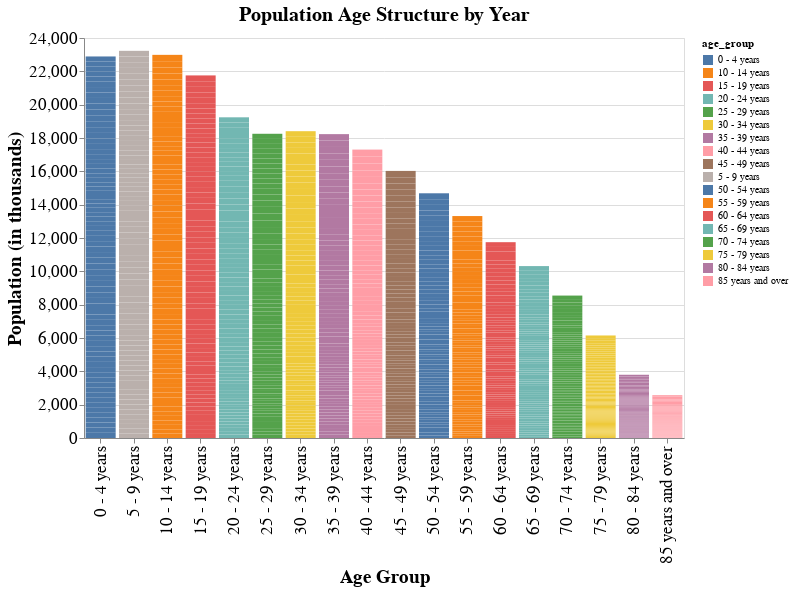

This figure's notebook cell:
### Markdown cell above
# Visualising age structure across time

As altair operates on long_form data we use df_narrow_long

### Code cell
# Filter the DataFrame for 'Both sexes'
df_both_sexes = df_narrow_long[df_narrow_long['sex'] == 'Both sexes']



# Define the list of years for the slider
years = [1950, 1955, 1960, 1965, 1970, 1975, 1980, 1985, 1990, 1995, 2000, 2005, 2010, 2015, 2020, 2021, 2022, 2023]

# Create a slider selection for the year
slider = alt.binding_range(min=min(years), max=max(years), step=1, name='Year:')
select_year = alt.selection_single(fields=['year'], bind=slider)

# Create the Altair chart
chart = alt.Chart(df_both_sexes).mark_bar().encode(
    x=alt.X('age_group:N', title='Age Group', sort=narrow_ages),
    y=alt.Y('value:Q', title='Population (in thousands)'),
    tooltip=[alt.Tooltip('age_group:N', title='Age Group'), alt.Tooltip('value:Q', title='Population')],
    color='age_group:N'
).add_selection(
    select_year
).transform_filter(
    select_year
).properties(
    title='Population Age Structure by Year',
    width=600,
    height=400
)
# Configure title and label font sizes
chart = chart.configure_title(fontSize=20) \
              .configure_axis(
                  labelFontSize=17,
                  titleFontSize=19
              )
chart

### Figure 1 — Vega specification as saved in the notebook (floating-point values rounded to 4 significant figures; data arrays with more than 128 entries replaced by an {"elided": "..."} marker saying what was removed)
{"$schema": "https://vega.github.io/schema/vega/v5.json", "data": [{"name": "_server_source_0", "values": {"elided": "1332 records"}}, {"name": "param_2_store"}, {"name": "source_0", "source": "_server_source_0", "transform": [{"type": "filter", "expr": "!length(data(\"param_2_store\")) || vlSelectionTest(\"param_2_store\", datum)"}, {"type": "formula", "expr": "datum[\"age_group\"]===\"0 - 4 years\" ? 0 : datum[\"age_group\"]===\"5 - 9 years\" ? 1 : datum[\"age_group\"]===\"10 - 14 years\" ? 2 : datum[\"age_group\"]===\"15 - 19 years\" ? 3 : datum[\"age_group\"]===\"20 - 24 years\" ? 4 : datum[\"age_group\"]===\"25 - 29 years\" ? 5 : datum[\"age_group\"]===\"30 - 34 years\" ? 6 : datum[\"age_group\"]===\"35 - 39 years\" ? 7 : datum[\"age_group\"]===\"40 - 44 years\" ? 8 : datum[\"age_group\"]===\"45 - 49 years\" ? 9 : datum[\"age_group\"]===\"50 - 54 years\" ? 10 : datum[\"age_group\"]===\"55 - 59 years\" ? 11 : datum[\"age_group\"]===\"60 - 64 years\" ? 12 : datum[\"age_group\"]===\"65 - 69 years\" ? 13 : datum[\"age_group\"]===\"70 - 74 years\" ? 14 : datum[\"age_group\"]===\"75 - 79 years\" ? 15 : datum[\"age_group\"]===\"80 - 84 years\" ? 16 : datum[\"age_group\"]===\"85 years and over\" ? 17 : 18", "as": "x_age_group_sort_index"}, {"type": "project", "fields": ["age_group", "value", "x_age_group_sort_index"]}]}, {"name": "data_0", "source": "source_0", "transform": [{"type": "stack", "field": "value", "groupby": ["age_group"], "sort": {"field": [], "order": []}, "as": ["value_start", "value_end"], "offset": "zero"}, {"type": "filter", "expr": "isValid(datum[\"value\"]) && isFinite(+datum[\"value\"])"}, {"type": "project", "fields": ["age_group", "value", "value_end", "value_start"]}]}, {"name": "source_0_x_domain_age_group", "source": "source_0", "transform": [{"type": "aggregate", "groupby": ["age_group"], "fields": ["x_age_group_sort_index"], "ops": ["min"], "as": ["sort_field"]}, {"type": "project", "fields": ["age_group", "sort_field"]}]}, {"name": "data_0_color_domain_age_group", "source": "data_0", "transform": [{"type": "aggregate", "groupby": ["age_group"], "fields": [], "ops": [], "as": []}, {"type": "formula", "expr": "datum['age_group']", "as": "sort_field"}, {"type": "project", "fields": ["age_group"]}]}], "signals": [{"name": "unit", "value": {}, "on": [{"events": "pointermove", "update": "isTuple(group()) ? group() : unit"}]}, {"name": "param_2_year", "value": null, "bind": {"input": "range", "max": 2023, "min": 1950, "name": "Year:", "step": 1}}, {"name": "param_2", "update": "vlSelectionResolve(\"param_2_store\", \"union\", true, true)"}, {"name": "param_2_tuple", "update": "param_2_year !== null ? {fields: param_2_tuple_fields, values: [param_2_year]} : null"}, {"name": "param_2_tuple_fields", "value": [{"type": "E", "field": "year"}]}, {"name": "param_2_modify", "on": [{"events": {"signal": "param_2_tuple"}, "update": "modify(\"param_2_store\", param_2_tuple, true)"}]}], "marks": [{"type": "rect", "name": "marks", "from": {"data": "data_0"}, "encode": {"update": {"width": {"signal": "max(0.25, bandwidth('x'))"}, "y2": {"field": "value_start", "scale": "y"}, "description": {"signal": "\"Age Group: \" + (isValid(datum[\"age_group\"]) ? datum[\"age_group\"] : \"\"+datum[\"age_group\"]) + \"; Population (in thousands): \" + (format(datum[\"value\"], \"\")) + \"; age_group: \" + (isValid(datum[\"age_group\"]) ? datum[\"age_group\"] : \"\"+datum[\"age_group\"]) + \"; Population: \" + (format(datum[\"value\"], \"\"))"}, "tooltip": {"signal": "{\"Age Group\": isValid(datum[\"age_group\"]) ? datum[\"age_group\"] : \"\"+datum[\"age_group\"], \"Population\": format(datum[\"value\"], \"\")}"}, "x": {"field": "age_group", "scale": "x"}, "y": {"field": "value_end", "scale": "y"}, "ariaRoleDescription": {"value": "bar"}, "fill": {"field": "age_group", "scale": "color"}}}, "interactive": true, "style": ["bar"]}], "scales": [{"name": "x", "type": "band", "domain": {"data": "source_0_x_domain_age_group", "field": "age_group", "sort": {"op": "max", "field": "sort_field"}}, "range": [0, {"signal": "width"}], "paddingInner": 0.1, "paddingOuter": 0.05}, {"name": "y", "type": "linear", "domain": {"data": "data_0", "fields": ["value_start", "value_end"]}, "range": [{"signal": "height"}, 0], "nice": true, "zero": true}, {"name": "color", "type": "ordinal", "domain": {"data": "data_0_color_domain_age_group", "field": "age_group", "sort": true}, "range": "category"}], "axes": [{"scale": "y", "labels": false, "maxExtent": 0, "minExtent": 0, "gridScale": "x", "tickCount": {"signal": "ceil(height/40)"}, "zindex": 0, "orient": "left", "grid": true, "domain": false, "aria": false, "ticks": false}, {"scale": "x", "zindex": 0, "labelAlign": "right", "labelAngle": 270, "title": "Age Group", "grid": false, "orient": "bottom", "labelBaseline": "middle"}, {"scale": "y", "title": "Population (in thousands)", "grid": false, "labelOverlap": true, "orient": "left", "tickCount": {"signal": "ceil(height/40)"}, "zindex": 0}], "title": {"text": "Population Age Structure by Year", "frame": "group"}, "width": 600, "legends": [{"fill": "color", "symbolType": "square", "title": "age_group"}], "padding": 5, "config": {"axis": {"labelFontSize": 17, "titleFontSize": 19}, "style": {"group-title": {"fontSize": 20}}}, "height": 400, "background": "white", "style": "cell"}
